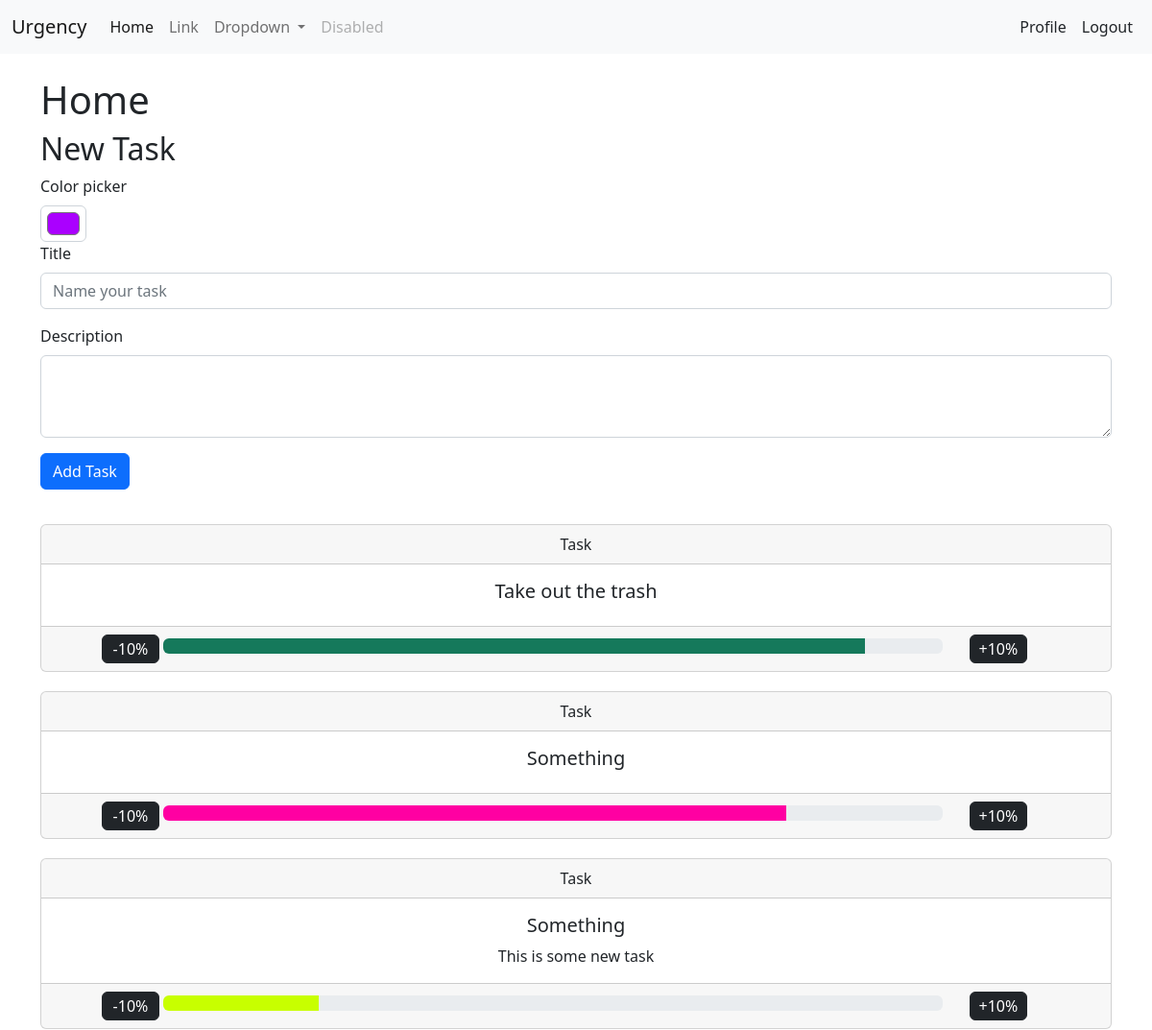
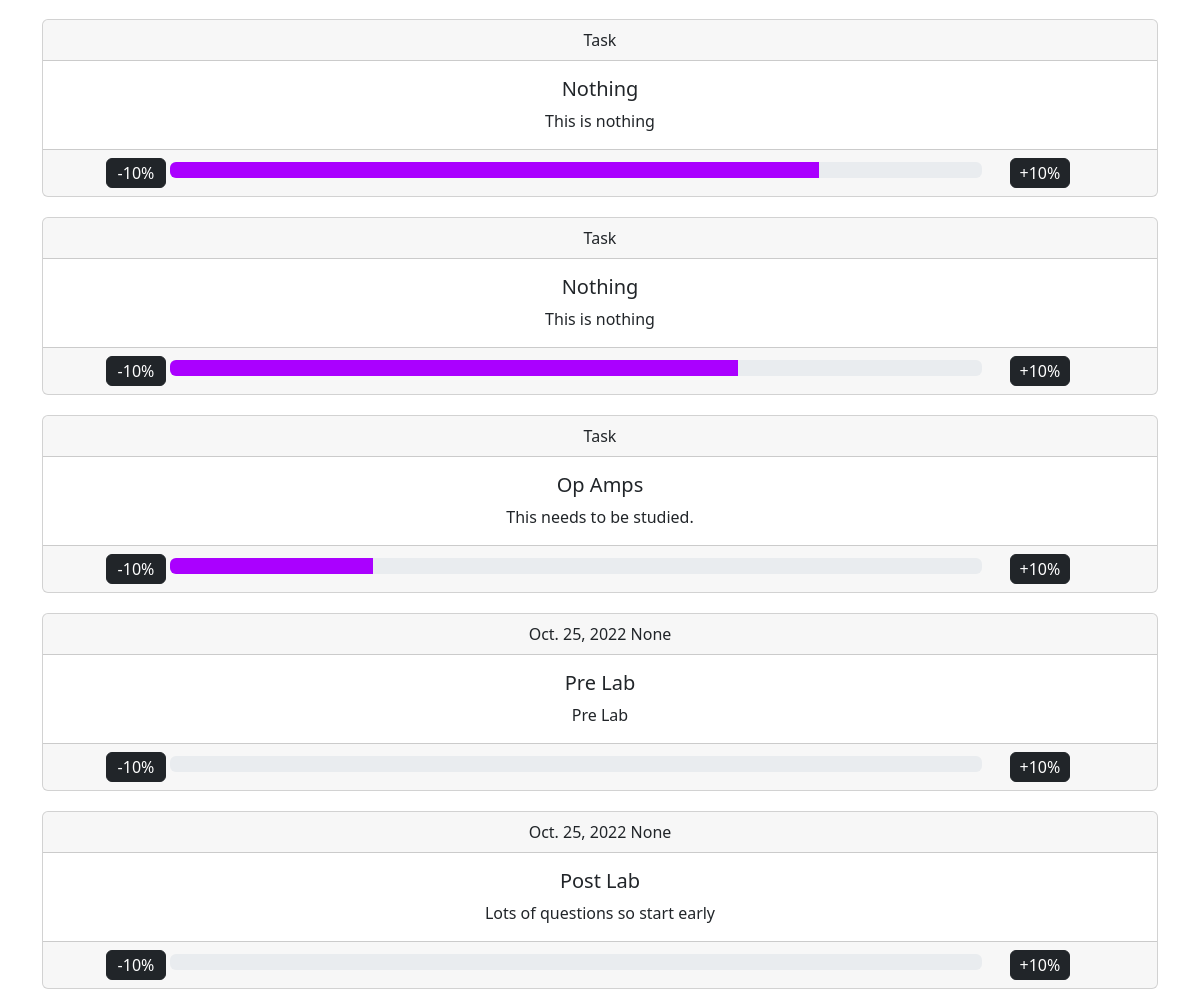
Page / (signed in, upper part) on the earlier database version (2 pictures, top to bottom).
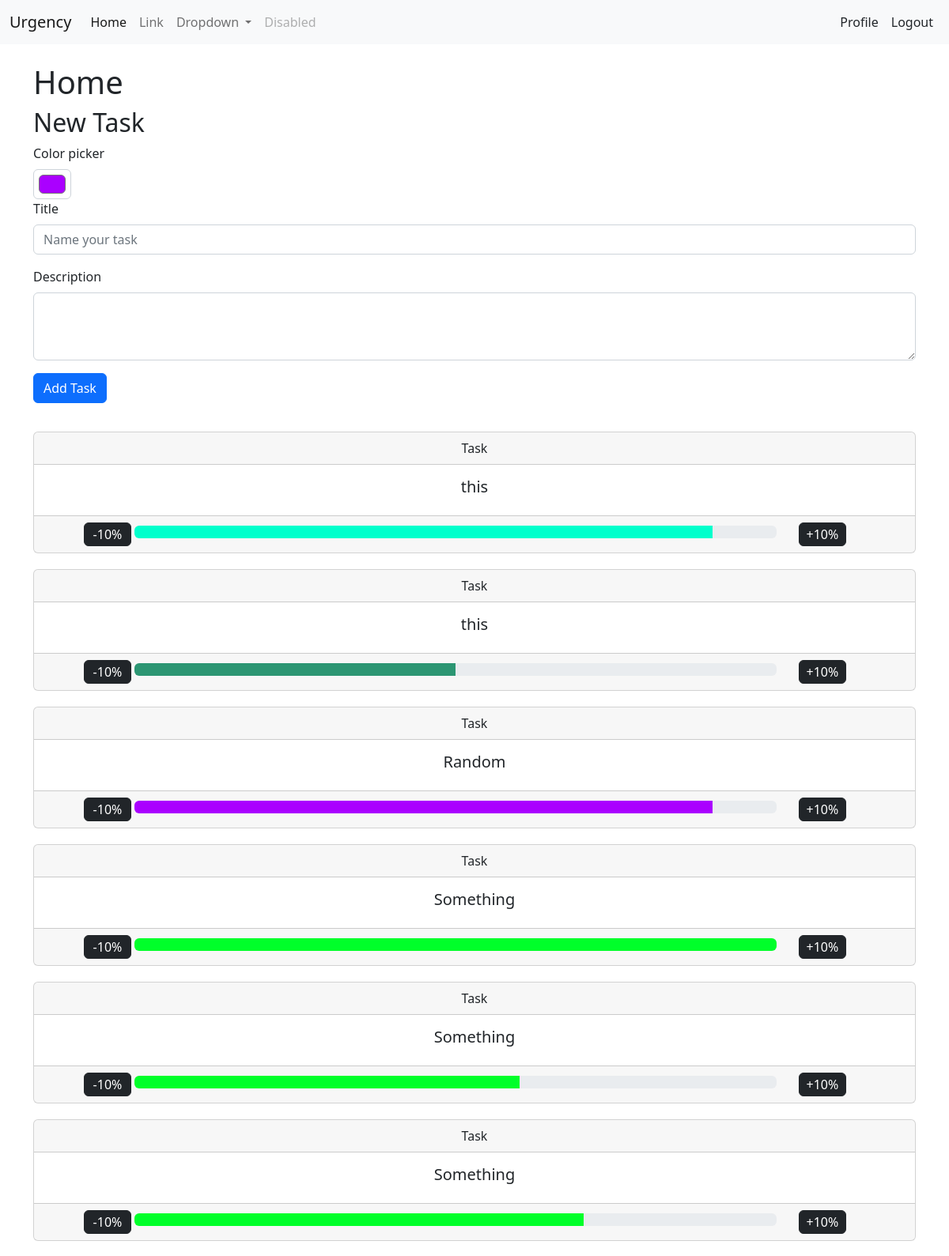
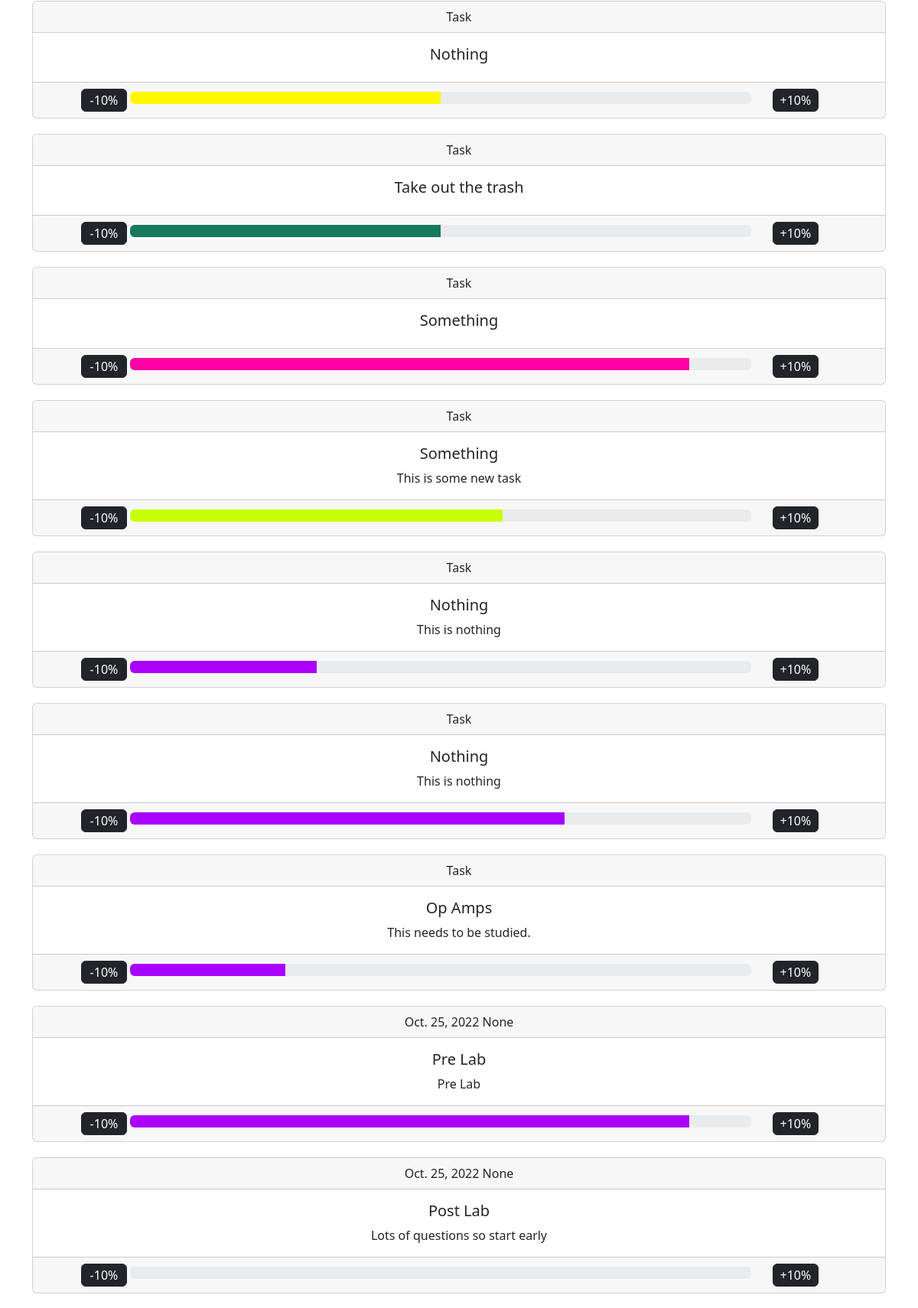
Same page on the later database version (2 pictures, top to bottom).
### base/models.py (models this page shows, shortened)
class Task(models.Model):
    title = models.CharField(max_length=120)
    description = models.CharField(max_length=240, blank=True)
    due = models.DateField(blank=True, null=True)
    due_time = models.TimeField(blank=True, null=True)
    progress = models.IntegerField(default=0)
    color = models.CharField(max_length=9, default="#aa00ff")
    user = models.ForeignKey(User, on_delete=models.CASCADE, null=True)
    class Meta:
        ordering = ['-id']

### base/views.py (the view, shortened to what this page needs)
# urls.py: path('', index, name="home"),
@login_required
def index(request):
    context = {
        'tasks': Task.objects.all()
    }
    return render(request, "base/home.html", context)

### base/templates/base/home.html (shortened to what this page needs)
{% extends 'base/base.html' %}
{% block content %}
    <h1>Home</h1>
    <form method="POST">
        <h2>New Task</h2>
        <div class="mb-3">
            <label for="exampleColorInput" class="form-label">Color picker</label>
            <input type="color" class="form-control form-control-color" id="exampleColorInput" value="#aa00ff" title="Choose your color" name="color">
            <label for="exampleFormControlInput1" class="form-label">Title</label>
            <input type="text" class="form-control" id="exampleFormControlInput1" placeholder="Name your task" name="taskTitle">
          </div>
          <div class="mb-3">
            <label for="exampleFormControlTextarea1" class="form-label">Description</label>
            <textarea class="form-control" id="exampleFormControlTextarea1" rows="3" name="taskDescription"></textarea>
          </div>
          <div class="mb-3">
            <button type="submit" class="btn btn-primary">Add Task</button>
          </div>
    </form>
    {% for task in tasks %}
    {% if task.user == request.user %}
        <div style="width: 20px; height: 20px;"></div>
        <div class="card text-center">
            <div class="card-header">
            {% if task.due %}
                {{ task.due }} {{ task.due_time }}
                {% else %}
                Task
            {% endif %}
            </div>
            <div class="card-body">
            <h5 class="card-title">{{ task.title }}</h5>
            <p class="card-text">{{ task.description }}</p>
            </div>
            <div class="card-footer text-muted">
                <div style="display: inline-block;">
                    <button class="btn btn-dark progressbutton" style="width: 60px; padding: 2px;" will-increase="0" data-catid="{{ task.id }}">-10%</button>
                </div>
                <div style="display: inline-block; width: 75%;">
                    <div class="progress">
                        <div style="
                            width: {{ task.progress }}%;
                            background: {{ task.color }};
                            "
                            class="progress-bar"
                            role="progressbar"
                            aria-label="Default striped example"
                            aria-valuenow="{{ task.progress }}"
                            aria-valuemin="0"
                            aria-valuemax="100"
                            id="progressbar-{{ task.id }}">
                        </div>
                    </div>
                </div>
                <div style="display: inline-block; width: 10%;">
                    <button class="btn btn-dark progressbutton" style="width: 60px; padding: 2px;" will-increase="1" data-catid="{{ task.id }}">+10%</button>
                </div>
            </div>
        </div>
    {% endif %}
    {% endfor %}
{% endblock content %}

### base/templates/base/base.html (shortened to what this page needs)
<!DOCTYPE html>
<html lang="en">
    <head>
        <link href="https://cdn.jsdelivr.net/npm/bootstrap@5.2.2/dist/css/bootstrap.min.css" rel="stylesheet">
    </head>
    <body>
        <nav class="navbar navbar-expand-lg bg-light">
            <div class="container-fluid">
            <a class="navbar-brand" href="{% url 'home' %}">Urgency</a>
            <div class="collapse navbar-collapse" id="navbarSupportedContent">
                <ul class="navbar-nav me-auto mb-2 mb-lg-0">
                    <li class="nav-item">
                        <a class="nav-link active" aria-current="page" href="{% url 'home' %}">Home</a>
                    </li>
                    <li class="nav-item">
                        <a class="nav-link" href="#">Link</a>
                    </li>
                    <li class="nav-item dropdown">
                        <a class="nav-link dropdown-toggle" href="#" role="button" data-bs-toggle="dropdown" aria-expanded="false">
                        Dropdown
                        </a>
                    </li>
                    <li class="nav-item">
                        <a class="nav-link disabled">Disabled</a>
                    </li>
                </ul>
                {% if request.user.is_authenticated %}
                <a class="nav-link m-2" href="{% url 'profile' %}">Profile</a>
                <a class="nav-link m-2" href="{% url 'logout' %}">Logout</a>
                {% else %}
                <a class="nav-link m-2" href="{% url 'login' %}">login</a>
                <a class="nav-link m-2" href="{% url 'register' %}">register</a>
                {% endif %}
            </div>
            </div>
        </nav>
        <div class="container mt-4">
        {% block content %}
        {% endblock content%}
    </div>
  </body>
</html>

Differences in the rows shown:
added Task: shows "Task", title "this", progress 90 (drawn)
added Task: shows "Task", title "this", progress 50 (drawn)
added Task: shows "Task", title "Random", progress 90 (drawn)
added Task: shows "Task", title "Something", progress 100 (drawn)
added Task: shows "Task", title "Something", progress 60 (drawn)
added Task: shows "Task", title "Something", progress 70 (drawn)
added Task: shows "Task", title "Nothing", progress 50 (drawn)
changed Task "Take out the trash": progress 90 → 50 (drawn)
changed Task (number 9 of 15 on the later page): progress 80 → 90 (drawn)
changed Task "This is some new task": progress 20 → 60 (drawn)
changed Task (number 11 of 15 on the later page): progress 80 → 30 (drawn)
changed Task "Pre Lab": progress 0 → 90 (drawn)
